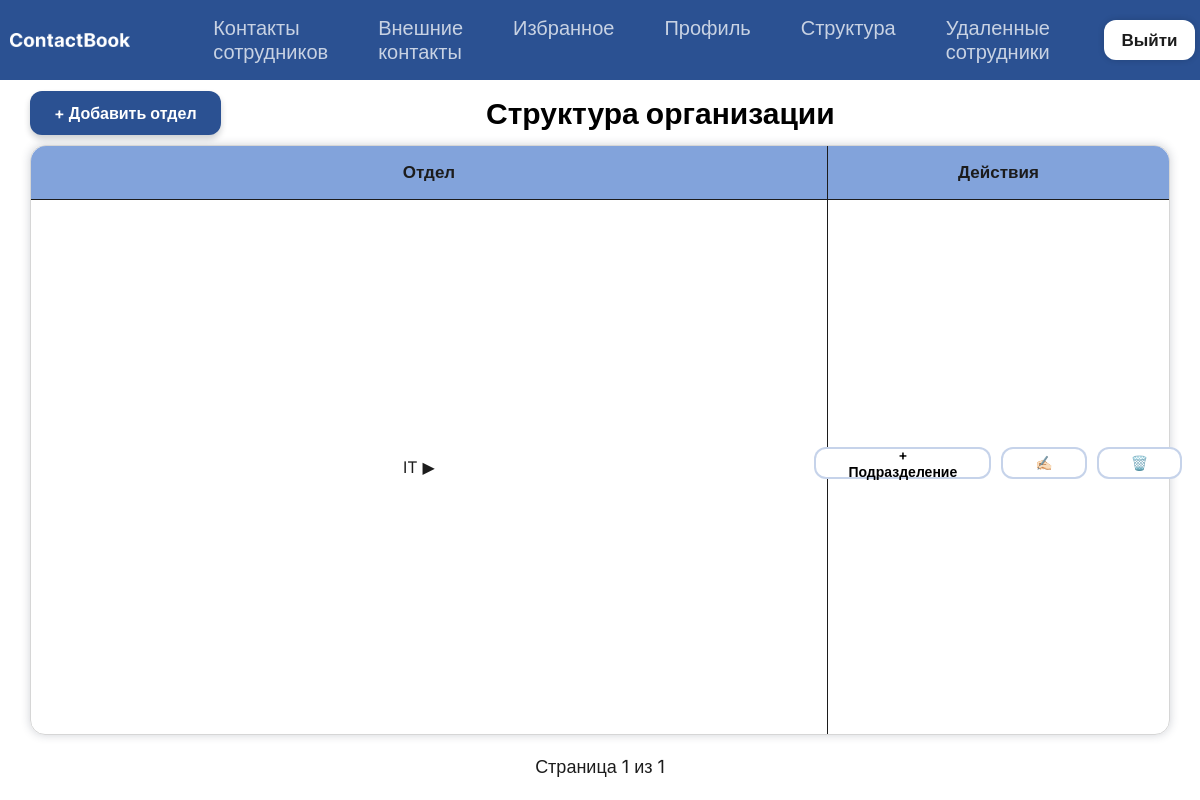
The app's page /structure/ (signed in), older data.
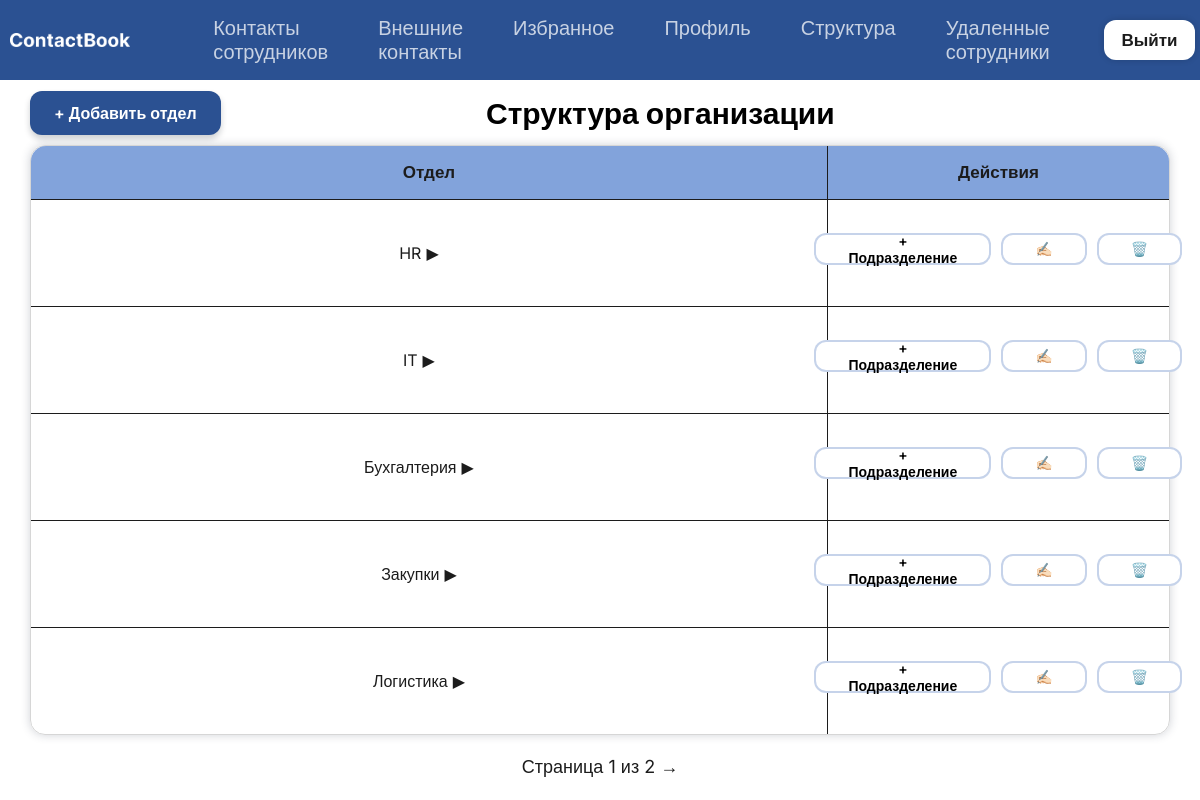
The same page, newer data.
### ContactBook/models.py (models this page shows, shortened)
class Department(models.Model):
    name = models.CharField(max_length=100, unique=True, verbose_name='Название отдела')
    class Meta:
        verbose_name_plural = 'Отделы'

### ContactBook/views.py (the view)
# urls.py: path('structure/', views.organization_structure, name='organization_structure'),
@login_required
def organization_structure(request):
    if not is_admin(request.user):
        messages.error(request, "Доступ запрещён. Только администраторы могут управлять структурой")
        return redirect('contactbook:employee_list')
    departments_qs = Department.objects.prefetch_related('subdivisions').order_by('name')
    paginator = Paginator(departments_qs, 5)
    page_obj = paginator.get_page(request.GET.get('page'))
    return render(request, 'contactbook/organization_structure.html', {'page_obj': page_obj})

### ContactBook/views.py (called while the page is built)
def is_admin(user):
    return user.is_authenticated and hasattr(user, 'employee_profile') and user.employee_profile.role == 'admin'

### ContactBook/templates/contactbook/organization_structure.html (shortened to what this page needs)
{% extends "base.html" %}
{% block content %}
<div class="structure-header">
    <div class="add-dept">
        <button type="button" onclick="toggleForm('add-dept-form')" class="btn back-link"> + Добавить отдел</button>
    </div>
    <h1>Структура организации</h1>
</div>
<div class="structure-list">
    <table>
        <thead>
            <tr>
                <th>Отдел</th>
                <th class="movements">Действия</th>
            </tr>
        </thead>
        <tbody>
            {% for dept in page_obj %}
            <tr class="dept-row {% if forloop.last %}last-dept{% endif %}" data-dept-id="{{ dept.id }}">
                <td class="dept-stroka">
                    <p class="dept-name">{{ dept.name }}</p>
                    <p class="arrow" onclick="toggleSubs('{{ dept.id }}')">▶</p>
                </td>
                <td class="movements">
                    <div class="dept-actions">
                        <button onclick="toggleForm('add-sub-{{ dept.id }}')" class="btn btn-actions">+ Подразделение</button>
                        <button onclick="toggleForm('edit-dept-{{ dept.id }}')" class="btn btn-actions">✍🏻</button>
                        <button onclick="toggleForm('delete-dept-{{ dept.id }}')" class="btn btn-actions">🗑️</button>
                    </div>
                </td>
            </tr>
            {% endfor %}
        </tbody>
    </table>
</div>
<div class="pagination">
    <p>Страница {{ page_obj.number }} из {{ page_obj.paginator.num_pages }}</p>
    {% if page_obj.has_next %}
        <a href="?page={{ page_obj.next_page_number }}&search={{ search }}&department={{ dept_id }}&subdivision={{ sub_id }}&position={{ position }}">→</a>
    {% endif %}
</div>
{% endblock %}

### ContactBook/templates/base.html (shortened to what this page needs)
{% load static %}
<!DOCTYPE html>
<html lang="ru">
<head>
    <link rel="stylesheet" href="{% static 'css/style.css' %}">
</head>
<body>
    <header>
        <img src="{% static 'img/logo.png' %}" alt="" id="logo">
        <nav class="header">
            <ul>
                <li><a href="{% url 'contactbook:employee_list' %}">Контакты сотрудников</a></li>
                <li><a href="{% url 'contactbook:contact_list' %}">Внешние контакты</a></li>
                <li><a href="{% url 'contactbook:favorite_list' %}">Избранное</a></li>
                <li><a href="{% url 'contactbook:my_profile' %}">Профиль</a></li>
                {% if request.user.is_authenticated and request.user.employee_profile.role == 'admin' %}
                    <li><a href="{% url 'contactbook:organization_structure' %}">Структура</a></li>
                    <li><a href="{% url 'contactbook:deleted_employees' %}">Удаленные сотрудники</a></li>
                {% endif %}
            </ul>
            <div class="leave">
                {% if request.user.is_authenticated %}
                    <form method="post" action="{% url 'contactbook:logout' %}">
                        <button type="submit" class="btn">Выйти</button>
                    </form>
                {% endif %}
            </div>
        </nav>
    </header>
    <main>
        {% block content %}{% endblock %}
    </main>
</body>
</html>

### ContactBook/static/css/style.css (style rules this page uses)
html,body { width: 100%; height: 100%; background-color: #ffffff; font-family: "Inter", sans-serif; padding: 0; margin: 0; }
header { width: 100%; height: 10%; background-color: #2b5192; display: flex; align-items: center; justify-content: center; gap: 100px; }
.header { width: 80%; height: 100%; display: flex; justify-content: right; align-items: center; gap: 50px; }
.header > ul { display: flex; justify-content: center; gap: 50px; }
.header > ul > li { list-style-type: none; }
.header > ul > li > a { color: #ffffffbd; text-decoration: none; transition: all 0.3s ease; font-size: 20px; font-weight: 400; text-align: center; }
#logo { width: 10%; height: auto; }
.leave { display: flex; justify-content: center; align-items: center; }
.leave > form > button { height: 40px; background-color: white; color: rgb(28, 28, 28); box-shadow: 0 0px 6px rgba(10, 18, 32, 0.2); border: 2px solid transparent; transition: all 0.2s ease; padding: 10px 15px; }
main { width: 100%; height: 90%; margin: 0; padding: 0; display: flex; justify-content: center; align-items: center; flex-direction: column; }
form { width: 90%; }
.pagination { height: 10%; color: rgb(28, 28, 28); text-decoration: none; display: flex; align-items: center; gap: 5px; font-size: 18px; }
.pagination > a { color: rgb(28, 28, 28); text-decoration: none; }
.btn { padding: 14px 32px; border-radius: 12px; font-size: 17px; font-weight: 600; text-decoration: none; display: flex; align-items: center; gap: 10px; border: none; cursor: pointer; font-family: "Inter", sans-serif; }
.back-link { align-self: flex-start; background-color: #2b5192; color: white; padding: 12px 24px; border-radius: 12px; text-decoration: none; font-weight: 600; font-size: 16px; box-shadow: 0 0px 6px rgba(18, 52, 112, 0.2); display: flex; align-items: center; transition: all 0.2s ease; box-shadow: 0 4px 6px rgba(10, 18, 32, 0.2); }
.structure-header { width: 95%; height: 10%; display: flex; justify-content: center; align-items: center; }
.structure-header > h1 { width: 60%; font-size: 30px; margin:0; }
.add-dept { width: 40%; display: flex; justify-content: left; align-items: start; }
.structure-list { width: 95%; height: 90%; display: flex; justify-content: center; }
.structure-list > table { width: 100%; height: 100%; display: flex; align-items: center; flex-direction: column; border: 1px solid rgb(214, 214, 214); border-radius: 15px; border-collapse: collapse; box-shadow: 0 0 10px rgba(41, 48, 73, 0.22); }
.structure-list > table > thead { width: 100%; height: 10%; display: flex; justify-content: center; background-color: #1e59be8d; border-top-left-radius: 15px; border-top-right-radius: 15px; }
.structure-list > table > thead > tr { width: 100%; height: 100%; display: flex; justify-content: center; align-items: center; }
.structure-list > table > thead > tr > th { width: 70%; height: 100%; display: flex; align-items: center; justify-content: center; border-top: none; border-bottom: 1px solid rgb(28, 28, 28); border-right: 1px solid rgb(28, 28, 28); padding: 0; font-size: 17px; color: rgb(28, 28, 28); }
.movements { border-right: none !important; width: 30% !important; }
.structure-list > table > tbody { width: 100%; height: 100%; display: flex; flex-direction: column; align-items: center; }
.structure-list > table > tbody > tr { width: 100%; flex: 1; display: flex; flex-direction: row; border-bottom: 1px solid rgb(28, 28, 28); }
.structure-list > table > tbody > tr > td { width: 80%; height: 100%; display: flex; align-items: center; justify-content: center; border-bottom: none; border-top: none; border-right: 1px solid rgb(28, 28, 28); padding: 0; font-size: 16px; color: rgb(28, 28, 28); }
.structure-list > table > tbody > tr.last-dept { border-bottom: none; }
.dept-stroka { width: 70% !important; display: flex; gap: 5px; }
.arrow { cursor: pointer; display: inline-block; width: 24px; margin: 0 8px 0 0; transition: all 0.2s ease; }
.dept-actions { width: 100%; height: 40px; display: flex; gap: 10px; justify-content: center; }
.btn-actions { height: 25px; border: 2px solid #1046a43c; background: #ffffff; margin: 0; font-size: 14px; }

Row changes from the older to the newer data that the page shows:
added Department: name "HR"
added Department: name "Бухгалтерия"
added Department: name "Закупки"
added Department: name "Логистика"
Text that changed along with them:
{{ page_obj.paginator.num_pages }}: "1" → "2"
